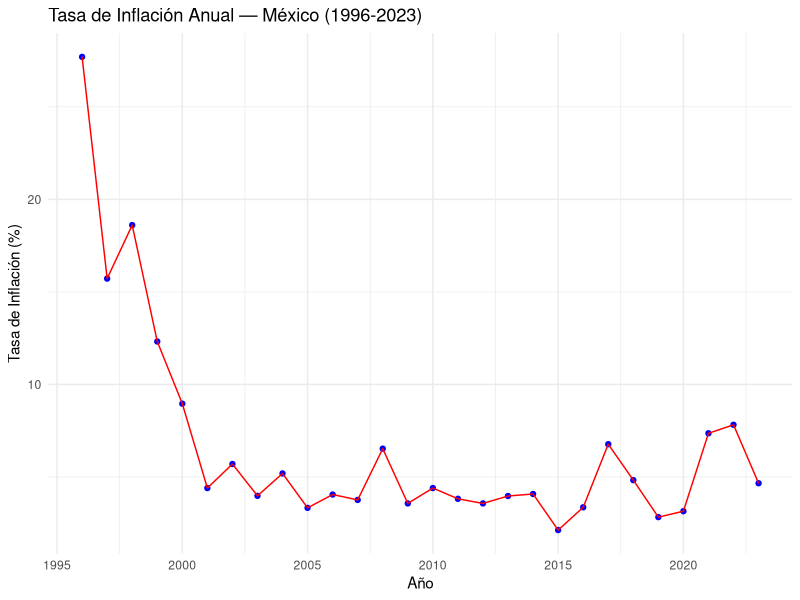
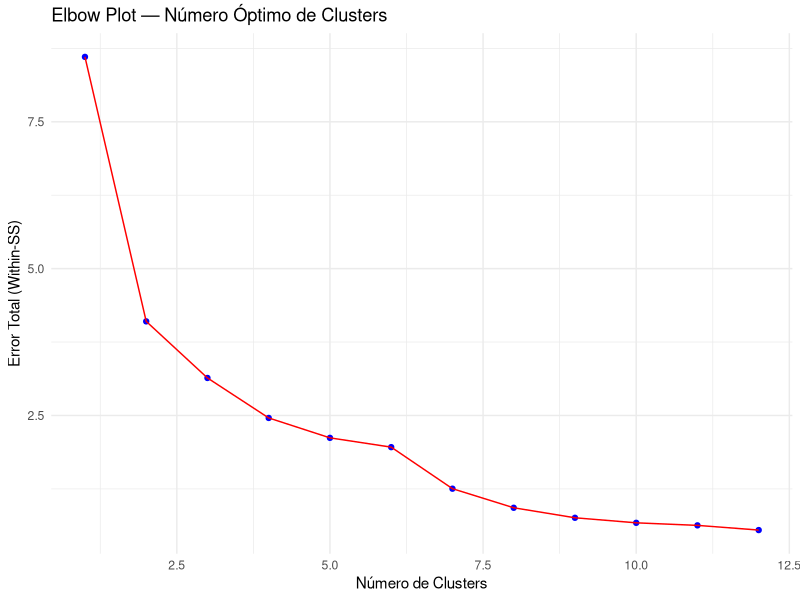
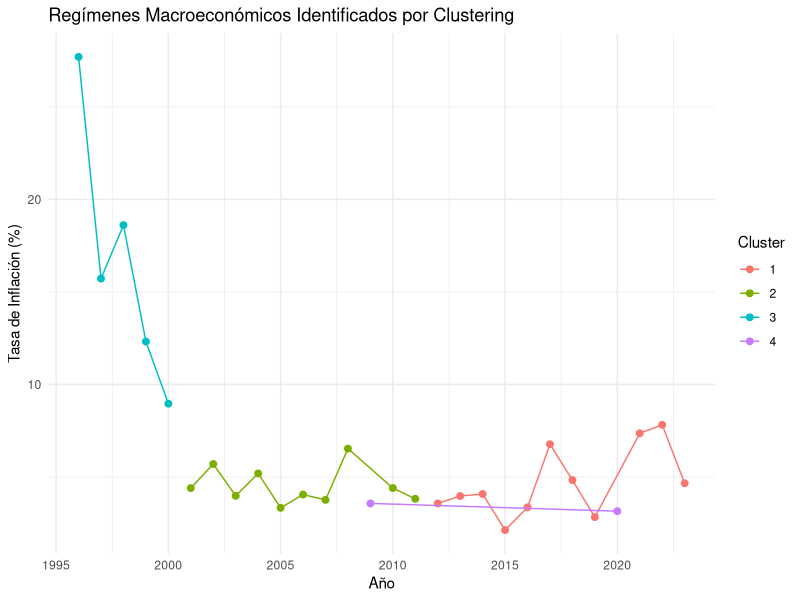
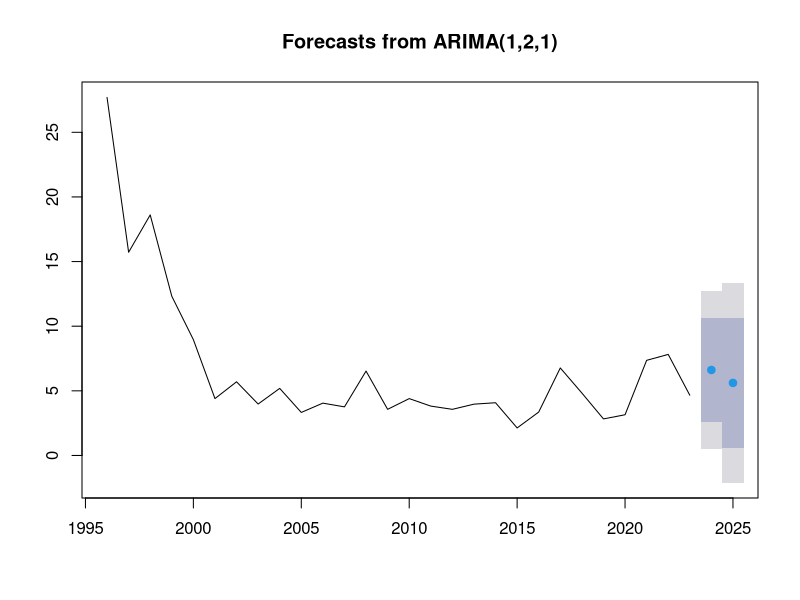

Generate these figures, in order, with R:
# ══════════════════════════════════════════════════════════════════════════════
# Proyección de la Tasa de Inflación en México
# Comparativa de 4 métodos: Regresión Lineal, SVM (con tuning), K-Means, ARIMA
# ══════════════════════════════════════════════════════════════════════════════
#
# Dataset: INFLACION.csv — variables macroeconómicas anuales de México
#   Año, PIB, Crecimiento_PIB, TIIE, CETES, INPC, Tasa de Inflación (target)
#
# Objetivo: comparar distintos enfoques (regresión clásica, ML, clustering,
# series de tiempo) para modelar y proyectar la inflación anual.

# ── 1. Librerías ────────────────────────────────────────────────────────────────
library(ggplot2)
library(dplyr)
library(kernlab)   # SVM (ksvm)
library(caret)     # Validación cruzada
library(forecast)  # ARIMA

# ── 2. Carga de datos ────────────────────────────────────────────────────────────
# Ruta relativa — coloca INFLACION.csv en una carpeta data/ junto a este script
inflacion <- read.csv("data/INFLACION.csv")

# R convierte automáticamente nombres con espacios/paréntesis/acentos a puntos
# al leer el CSV (check.names=TRUE por defecto). Renombramos a nombres simples
# y consistentes para todo el script.
colnames(inflacion) <- c("Año", "PIB", "Crecimiento_PIB", "TIIE", "CETES", "INPC", "Inflacion_target")

# ── 3. Exploración inicial ───────────────────────────────────────────────────────
str(inflacion)
summary(inflacion)

# Visualización de la serie histórica
ggplot(data = inflacion, aes(x = Año, y = Inflacion_target)) +
  geom_point(color = "blue") +
  geom_line(color = "red") +
  labs(title = "Tasa de Inflación Anual — México (1996-2023)",
       x = "Año", y = "Tasa de Inflación (%)") +
  theme_minimal()

# ── 4. Preparación de datos ──────────────────────────────────────────────────────
# Removemos 'Año' para el modelado (no es feature predictiva, es índice temporal)
testSet <- select(inflacion, -Año)
colnames(testSet) <- c("PIB", "Crecimiento_PIB", "TIIE", "CETES", "INPC", "Inflacion")

# Normalización Min-Max — necesaria para SVM y K-Means, no afecta a Regresión Lineal
normalize <- function(x, min, max) (x - min) / (max - min)
desnormalize <- function(x, min, max) x * (max - min) + min

min_vals <- apply(testSet, 2, min)
max_vals <- apply(testSet, 2, max)
testSet_norm <- as.data.frame(mapply(normalize, testSet, min_vals, max_vals))


# ══════════════════════════════════════════════════════════════════════════════
# MÉTODO 1 — Regresión Lineal
# ══════════════════════════════════════════════════════════════════════════════
model_lm <- lm(Inflacion ~ ., data = testSet_norm)
print(summary(model_lm))

prediction_lm <- predict(model_lm, testSet_norm)
rmse_lm <- sqrt(mean((prediction_lm - testSet_norm$Inflacion)^2))
mae_lm  <- mean(abs(prediction_lm - testSet_norm$Inflacion))

cat("=== Regresión Lineal ===\n")
cat("RMSE: ", rmse_lm, "\n")
cat("MAE:  ", mae_lm,  "\n\n")


# ══════════════════════════════════════════════════════════════════════════════
# MÉTODO 2 — SVM con búsqueda de hiperparámetros (Grid Search + CV)
# ══════════════════════════════════════════════════════════════════════════════
sigma_values  <- c(0.1, 0.5, 1, 2, 5)
degree_values <- c(1, 2, 3, 4)

best_sigma  <- NULL
best_degree <- NULL
best_rmse   <- Inf

# NOTA: train_control se define pero no se usa directamente en este grid search
# manual. Para una validación cruzada real habría que envolver el ksvm dentro
# de caret::train() — se deja como mejora pendiente (ver sección "Próximos pasos"
# en el README del proyecto).
train_control <- trainControl(method = "cv", number = 10)

for (sigma in sigma_values) {
  for (degree in degree_values) {
    model_svm_tmp <- ksvm(
      Inflacion ~ ., data = testSet_norm,
      type = "eps-svr", kernel = "anovadot",
      kpar = list(sigma = sigma, degree = degree)
    )
    pred_tmp  <- predict(model_svm_tmp, testSet_norm)
    rmse_tmp  <- sqrt(mean((pred_tmp - testSet_norm$Inflacion)^2))

    if (rmse_tmp < best_rmse) {
      best_rmse   <- rmse_tmp
      best_sigma  <- sigma
      best_degree <- degree
    }
  }
}

cat("=== SVM — Mejores hiperparámetros ===\n")
cat("Sigma:  ", best_sigma,  "\n")
cat("Degree: ", best_degree, "\n")
cat("RMSE:   ", best_rmse,   "\n\n")

# Modelo final con los mejores hiperparámetros encontrados
model_svm <- ksvm(
  Inflacion ~ ., data = testSet_norm,
  type = "eps-svr", kernel = "anovadot",
  kpar = list(sigma = best_sigma, degree = best_degree)
)
prediction_svm <- predict(model_svm, testSet_norm)
mae_svm <- mean(abs(prediction_svm - testSet_norm$Inflacion))
cat("MAE (SVM optimizado): ", mae_svm, "\n\n")


# ══════════════════════════════════════════════════════════════════════════════
# MÉTODO 3 — K-Means Clustering (segmentación de regímenes macroeconómicos)
# ══════════════════════════════════════════════════════════════════════════════
data_cluster <- select(testSet_norm, -Inflacion)  # clustering sin ver el target

maxClusters <- 12
error <- rep(0, maxClusters)
for (i in 1:maxClusters) {
  set.seed(42)
  model_km <- kmeans(data_cluster, centers = i)
  error[i] <- sum(model_km$withinss)
}

# Elbow Plot — selección visual del número óptimo de clusters
elbow <- data.frame(Cluster = 1:maxClusters, Error = error)
ggplot(data = elbow, aes(x = Cluster, y = Error)) +
  geom_point(color = "blue") +
  geom_line(color = "red") +
  labs(title = "Elbow Plot — Número Óptimo de Clusters",
       x = "Número de Clusters", y = "Error Total (Within-SS)") +
  theme_minimal()

# Ajustar el número de clusters finales según el codo observado en la gráfica
optimalClusters <- 4
set.seed(42)
model_km_final <- kmeans(data_cluster, centers = optimalClusters)
inflacion$Cluster <- as.factor(model_km_final$cluster)

ggplot(inflacion, aes(x = Año, y = Inflacion_target, color = Cluster)) +
  geom_point(size = 2) +
  geom_line() +
  labs(title = "Regímenes Macroeconómicos Identificados por Clustering",
       x = "Año", y = "Tasa de Inflación (%)", color = "Cluster") +
  theme_minimal()


# ══════════════════════════════════════════════════════════════════════════════
# MÉTODO 4 — ARIMA (Series de Tiempo)
# ══════════════════════════════════════════════════════════════════════════════
inflacion_ts <- ts(inflacion$Inflacion_target,
                   start = inflacion$Año[1], frequency = 1)

model_arima <- auto.arima(inflacion_ts)
print(summary(model_arima))

forecast_arima <- forecast(model_arima, h = 2)
print(forecast_arima)
plot(forecast_arima)


# ══════════════════════════════════════════════════════════════════════════════
# Proyección para datos nuevos (ej. 2024, datos truncados a septiembre)
# ══════════════════════════════════════════════════════════════════════════════
new_data <- data.frame(
  Año = 2024, PIB = 25191645.38, Crecimiento_PIB = 1.7,
  TIIE = 10.96, CETES = 10.4, INPC = -15.12911602, Inflacion = 4.99
)

# Actualizar max_vals de PIB si el nuevo dato supera el histórico
if (new_data$PIB > max_vals["PIB"]) max_vals["PIB"] <- new_data$PIB

new_data_norm <- data.frame(
  PIB             = normalize(new_data$PIB,             min_vals["PIB"],             max_vals["PIB"]),
  Crecimiento_PIB = normalize(new_data$Crecimiento_PIB, min_vals["Crecimiento_PIB"], max_vals["Crecimiento_PIB"]),
  TIIE            = normalize(new_data$TIIE,            min_vals["TIIE"],            max_vals["TIIE"]),
  CETES           = normalize(new_data$CETES,           min_vals["CETES"],           max_vals["CETES"]),
  INPC            = normalize(new_data$INPC,            min_vals["INPC"],            max_vals["INPC"])
)

new_data$Proyeccion_lm  <- desnormalize(predict(model_lm,  new_data_norm), min_vals["Inflacion"], max_vals["Inflacion"])
new_data$Proyeccion_svm <- desnormalize(predict(model_svm, new_data_norm), min_vals["Inflacion"], max_vals["Inflacion"])
new_data$Proyeccion_arima <- as.numeric(forecast_arima$mean[1])

cat("=== Proyecciones para 2024 ===\n")
print(new_data[c("Año", "Inflacion", "Proyeccion_lm", "Proyeccion_svm", "Proyeccion_arima")])
